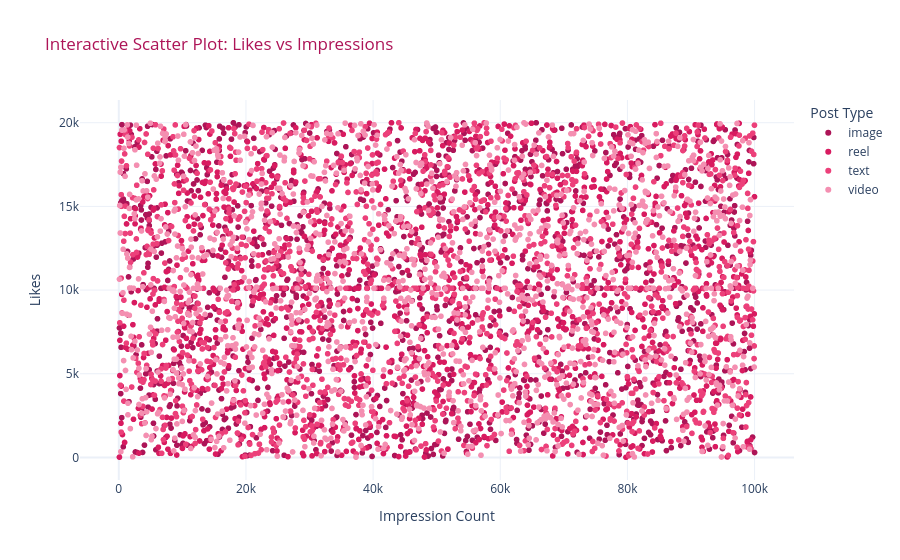

Notebook cell for this chart:
### Code cell
# Visualization 13 - Plotly Interactive Scatter Plot: Likes vs Impressions
fig = px.scatter(
    df_clean,
    x='impression_count',
    y='likes',
    color='post_type',
    color_discrete_sequence=[
        '#AD1457',
        '#D81B60',
        '#EC407A',
        '#F48FB1',
        '#FCE4EC'
    ],
    title='Interactive Scatter Plot: Likes vs Impressions',
    labels={
        'impression_count': 'Impression Count',
        'likes': 'Likes',
        'post_type': 'Post Type'
    },
    hover_data=['engagement_score', 'post_category']
)

fig.update_layout(
    title_font_color='#AD1457',
    template='plotly_white'
)

fig.show()

### Figure 1 — Plotly figure (JSON) as saved in the notebook; plotly's stock layout.template omitted (floating-point values rounded to 4 significant figures; data arrays with more than 128 entries replaced by an {"elided": "..."} marker saying what was removed)
{"data": [{"customdata": {"elided": "1247x2 mixed values"}, "hovertemplate": "Post Type=image<br>Impression Count=%{x}<br>Likes=%{y}<br>engagement_score=%{customdata[0]}<br>post_category=%{customdata[1]}<extra></extra>", "legendgroup": "image", "marker": {"color": "#AD1457", "symbol": "circle"}, "mode": "markers", "name": "image", "showlegend": true, "type": "scattergl", "x": {"elided": "1247 int values"}, "xaxis": "x", "y": {"elided": "1247 float values"}, "yaxis": "y"}, {"customdata": {"elided": "1283x2 mixed values"}, "hovertemplate": "Post Type=reel<br>Impression Count=%{x}<br>Likes=%{y}<br>engagement_score=%{customdata[0]}<br>post_category=%{customdata[1]}<extra></extra>", "legendgroup": "reel", "marker": {"color": "#D81B60", "symbol": "circle"}, "mode": "markers", "name": "reel", "showlegend": true, "type": "scattergl", "x": {"elided": "1283 int values"}, "xaxis": "x", "y": {"elided": "1283 float values"}, "yaxis": "y"}, {"customdata": {"elided": "1245x2 mixed values"}, "hovertemplate": "Post Type=text<br>Impression Count=%{x}<br>Likes=%{y}<br>engagement_score=%{customdata[0]}<br>post_category=%{customdata[1]}<extra></extra>", "legendgroup": "text", "marker": {"color": "#EC407A", "symbol": "circle"}, "mode": "markers", "name": "text", "showlegend": true, "type": "scattergl", "x": {"elided": "1245 int values"}, "xaxis": "x", "y": {"elided": "1245 float values"}, "yaxis": "y"}, {"customdata": {"elided": "1225x2 mixed values"}, "hovertemplate": "Post Type=video<br>Impression Count=%{x}<br>Likes=%{y}<br>engagement_score=%{customdata[0]}<br>post_category=%{customdata[1]}<extra></extra>", "legendgroup": "video", "marker": {"color": "#F48FB1", "symbol": "circle"}, "mode": "markers", "name": "video", "showlegend": true, "type": "scattergl", "x": {"elided": "1225 int values"}, "xaxis": "x", "y": {"elided": "1225 float values"}, "yaxis": "y"}], "layout": {"legend": {"title": {"text": "Post Type"}, "tracegroupgap": 0}, "title": {"font": {"color": "#AD1457"}, "text": "Interactive Scatter Plot: Likes vs Impressions"}, "xaxis": {"anchor": "y", "domain": [0, 1], "title": {"text": "Impression Count"}}, "yaxis": {"anchor": "x", "domain": [0, 1], "title": {"text": "Likes"}}}}
